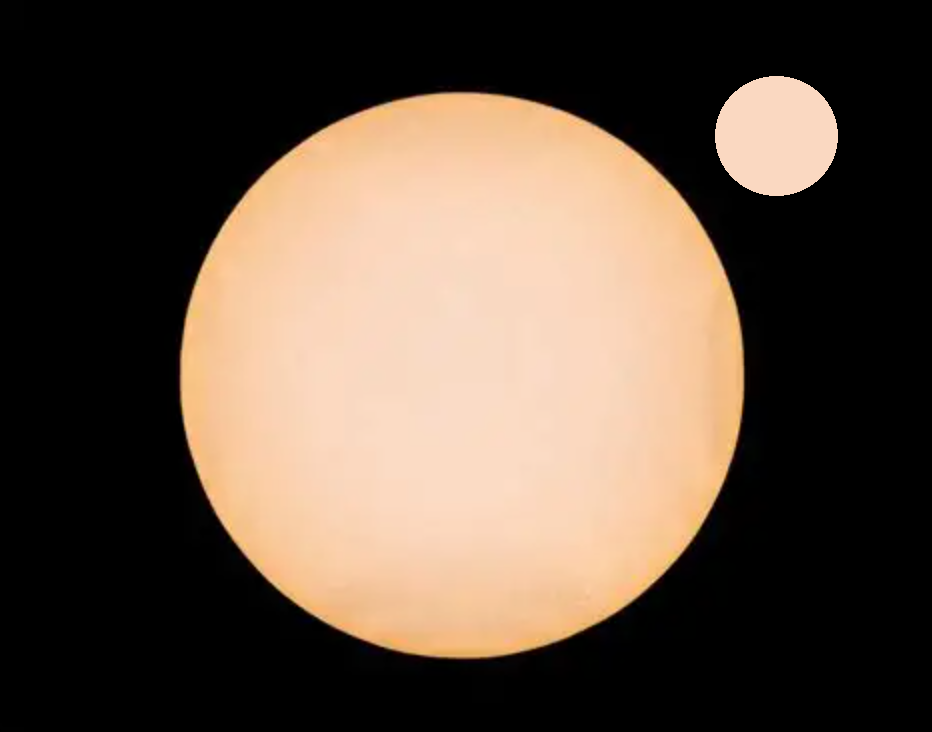
//> input picture Test0.png, 932 x 732 px
$ ./CB_detect Test0.png   (built with g++ and OpenCV 4)
//> lines starting //> are read from the running program, lines starting //| are printed output that depends on the picture; after the words box and inside, x2 and y2 are one past the last pixel; in counts of white or black regions, pixels touching at a corner belong together
#include <opencv2/opencv.hpp>
#include <iostream>
#include <chrono>

int main(int argc, char** argv) {
    if (argc < 2) {
        std::cerr << "Usage: ./sun_detect <image_path>\n";
        return 1;
    }

    int mode;
    std::cout << "Select mode:\n";
    std::cout << "[1] Detect and exit (no display, for timing)\n";
    std::cout << "[2] Detect and display result\n";
    std::cout << "Choice: ";
    std::cin >> mode;
//> the answer given: 2

    if (mode != 1 && mode != 2) {
        std::cerr << "Invalid mode selected\n";
        return 1;
    }

    // load image
    cv::Mat img = cv::imread(argv[1], cv::IMREAD_GRAYSCALE);
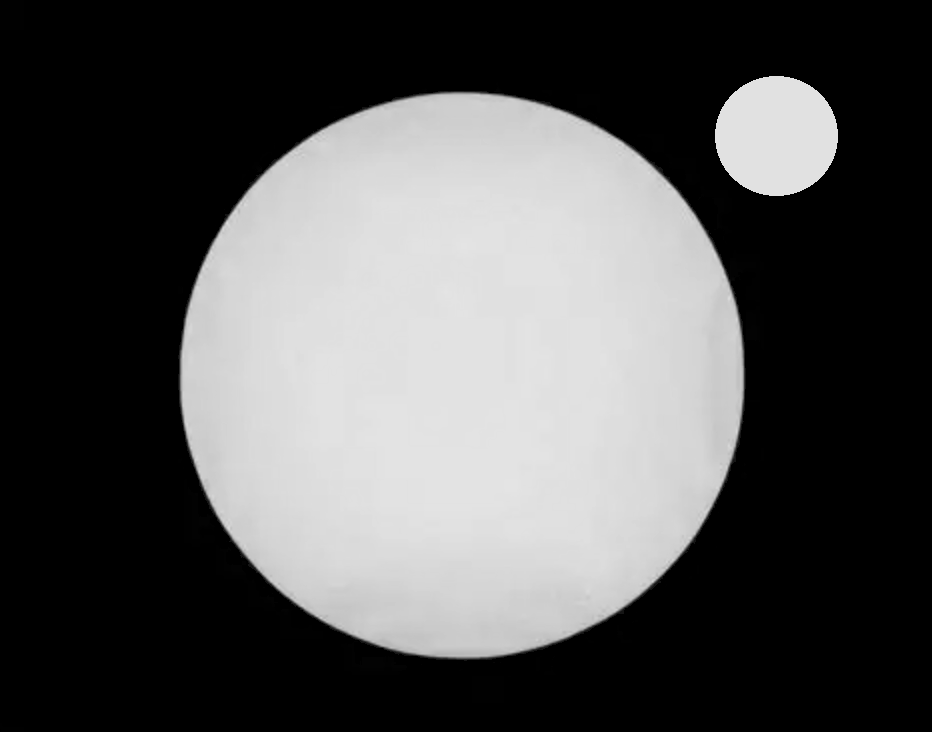
//> img: 732 rows x 932 cols, CV_8UC1; min 0, max 228, mean 83.6
    if (img.empty()) {
        std::cerr << "Failed to load image\n";
        return 1;
    }

    // start performance timer
    auto start = std::chrono::high_resolution_clock::now();

    // find contours
    std::vector<std::vector<cv::Point>> contours;
    cv::findContours(img, contours, cv::RETR_EXTERNAL,
                    cv::CHAIN_APPROX_SIMPLE);
//> contours = 80 contours, 59 with area under 20; largest, box (x1, y1, x2, y2) and area: (178, 91, 764, 661) 255892, (715, 76, 838, 196) 11421, (216, 545, 323, 639) 1518, (341, 641, 407, 675) 964, (472, 676, 504, 703) 806

    // find largest contour
    size_t idx = 0;
    double maxArea = 0.0;
    for (size_t i = 0; i < contours.size(); ++i) {
        double a = cv::contourArea(contours[i]);
        if (a > maxArea) {
            maxArea = a;
            idx = i;
        }
    }
//> this loop made 80 passes
//> (a, maxArea) on passes 1, 3, 14, 32, 75: (95.5, 95.5), (806, 806), (964.5, 964.5), (1518.5, 1518.5), (255892.5, 255892.5)
//> a on passes 2, 4, 5, 6, 7, 8: 0, 1, 30, 0, 0, 0
//> after the loop, maxArea = 255892.5; idx = 74

    // centroid via moments
    cv::Moments m = cv::moments(contours[idx]);
//> m = moments, m00 255892.5, centre m10/m00, m01/m00 = (461.8, 375.1)
    cv::Point2f center(m.m10 / m.m00, m.m01 / m.m00);
//> center = Point(461.8, 375.1)

    // end performance timer
    auto end = std::chrono::high_resolution_clock::now();
    std::chrono::duration<double, std::milli> processingTime = end - start;

    std::cout << "Processing time: " << processingTime.count() << " ms\n";
    std::cout << "Sun center: (" << center.x << ", " << center.y << ")\n";
//| Sun center: (461.795, 375.08)

    // mode 1: display summary
    if (mode == 1) {
        return 0;
    }

    // mode 2: display result img
    cv::Mat output;
    cv::cvtColor(img, output, cv::COLOR_GRAY2BGR);

    cv::drawMarker(output, center, cv::Scalar(0, 255, 0), cv::MARKER_CROSS, 1000, 2);
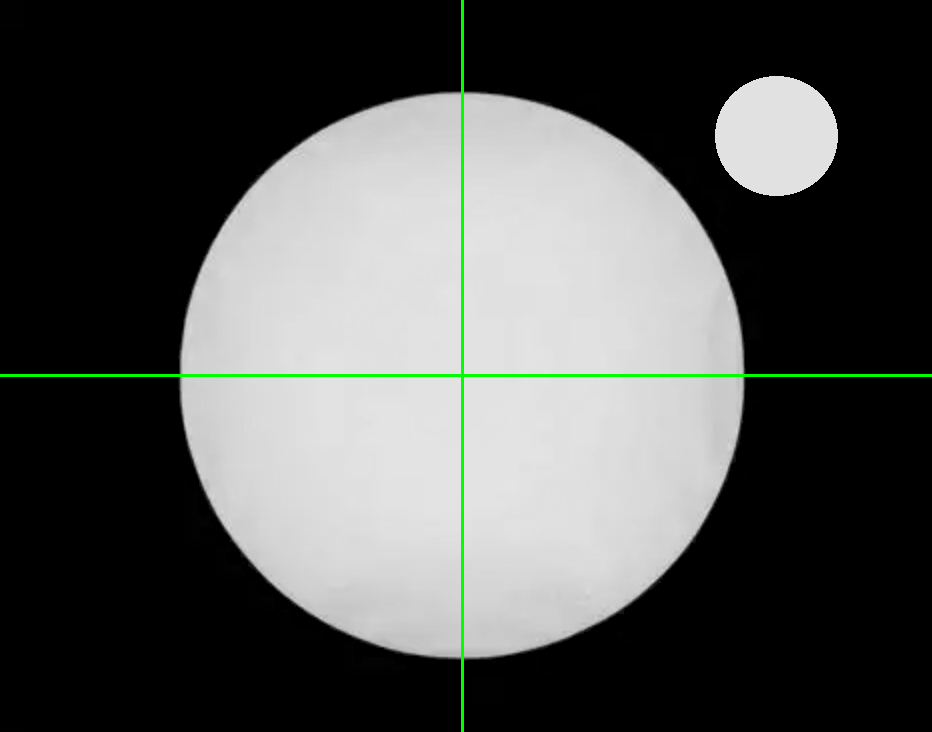
//> output: 732 rows x 932 cols, CV_8UC3; mean B, G, R 82.5, 84.4, 82.5
    cv::circle(output, center, 5, cv::Scalar(255, 0, 0), -1);
//> output: 732 rows x 932 cols, CV_8UC3; 81 pixels changed, all inside (x1, y1, x2, y2) = (457, 370, 468, 381)

    cv::imshow("Sun Detection (CBD)", output);
    cv::waitKey(0);

    return 0;
}

$ run again, on Test2.png
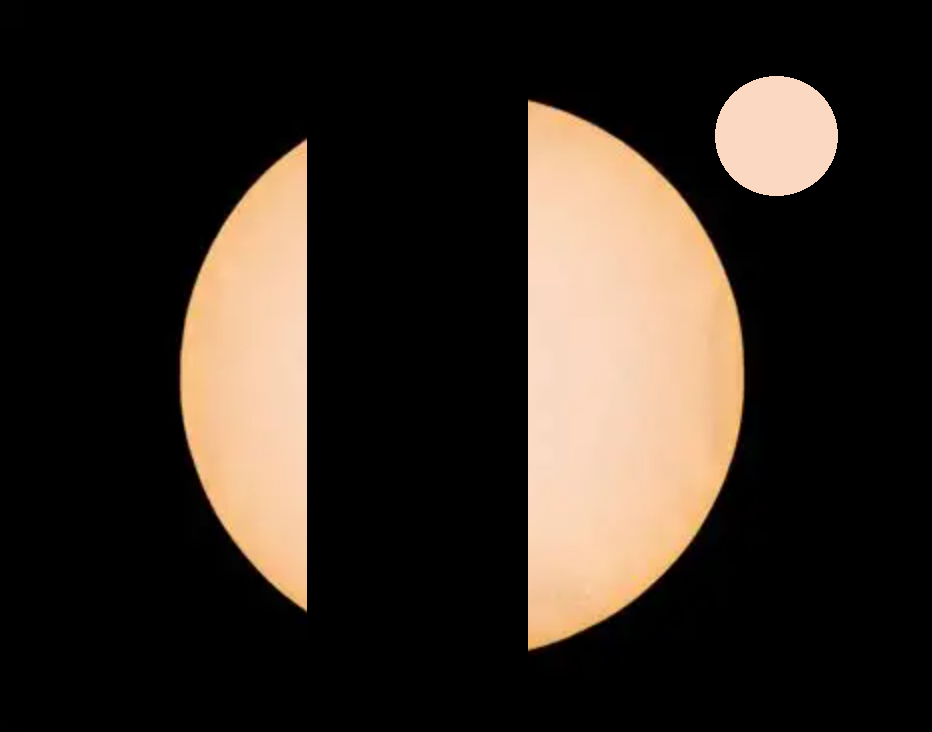
//> input picture Test2.png, 932 x 732 px
//> `cv::Mat img = cv::imread(argv[1], cv::IMREAD_GRAYSCALE);`:
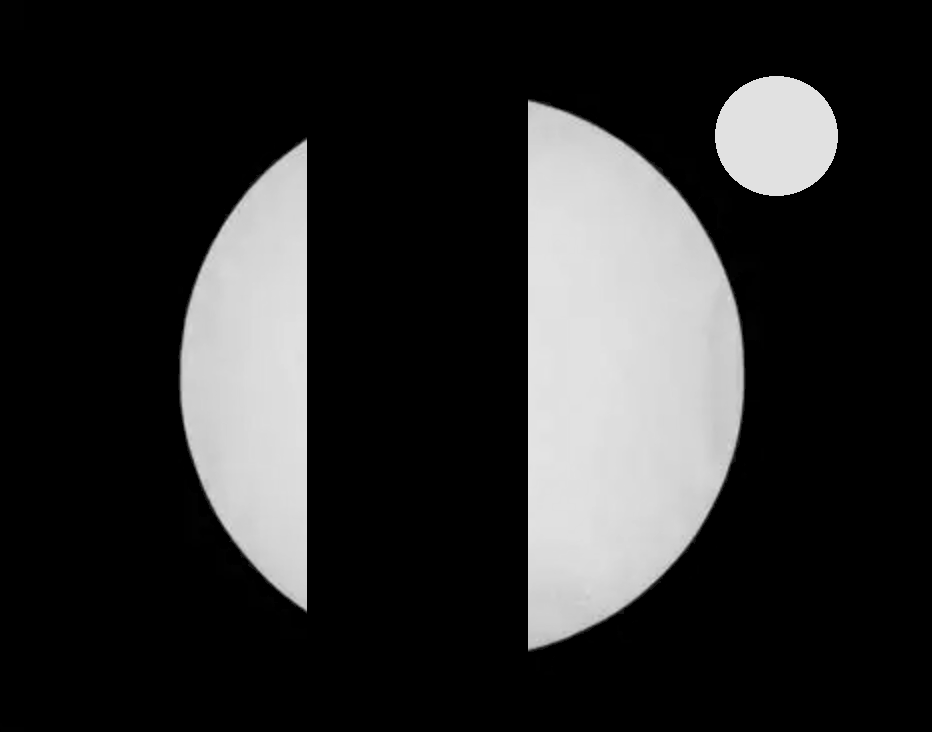
//> img: 732 rows x 932 cols, CV_8UC1; min 0, max 227, mean 45.1
//> contours = 66 contours, 47 with area under 20; largest, box (x1, y1, x2, y2) and area: (528, 99, 764, 652) 90620, (178, 137, 307, 614) 43962, (715, 76, 838, 196) 11421, (216, 545, 307, 639) 1382, (0, 0, 24, 30) 667
//> the loop `for (size_t i = 0; i < contours.size(); ++i)` made 66 passes
//> (a, maxArea) on passes 1, 23, 55, 60: (95.5, 95.5), (1381.5, 1381.5), (43962, 43962), (90619.5, 90619.5)
//> after the loop `for (size_t i = 0; i < contours.size(); ++i)`: maxArea = 90619.5; idx = 59
//> m = moments, m00 90619.5, centre m10/m00, m01/m00 = (620, 373.7)
//> center = Point(620, 373.7)
//| Sun center: (620.036, 373.716)
//> `cv::drawMarker(output, center, cv::Scalar(0, 255, 0), cv::MARKER_CROSS..`:
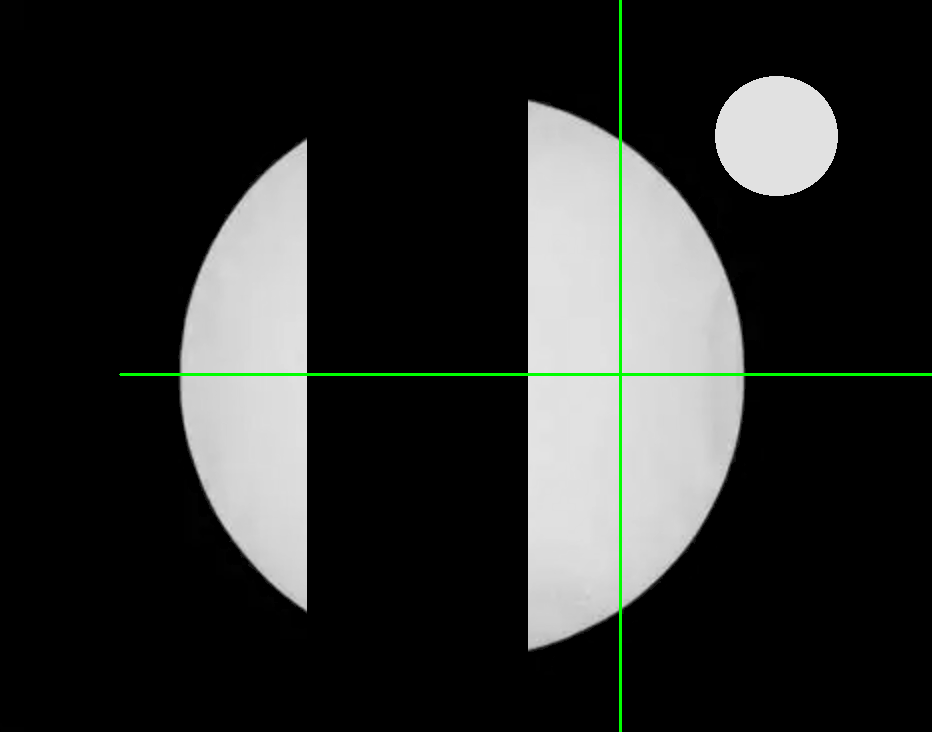
//> output: 732 rows x 932 cols, CV_8UC3; mean B, G, R 44.3, 46, 44.3

$ run again, on Test3.png
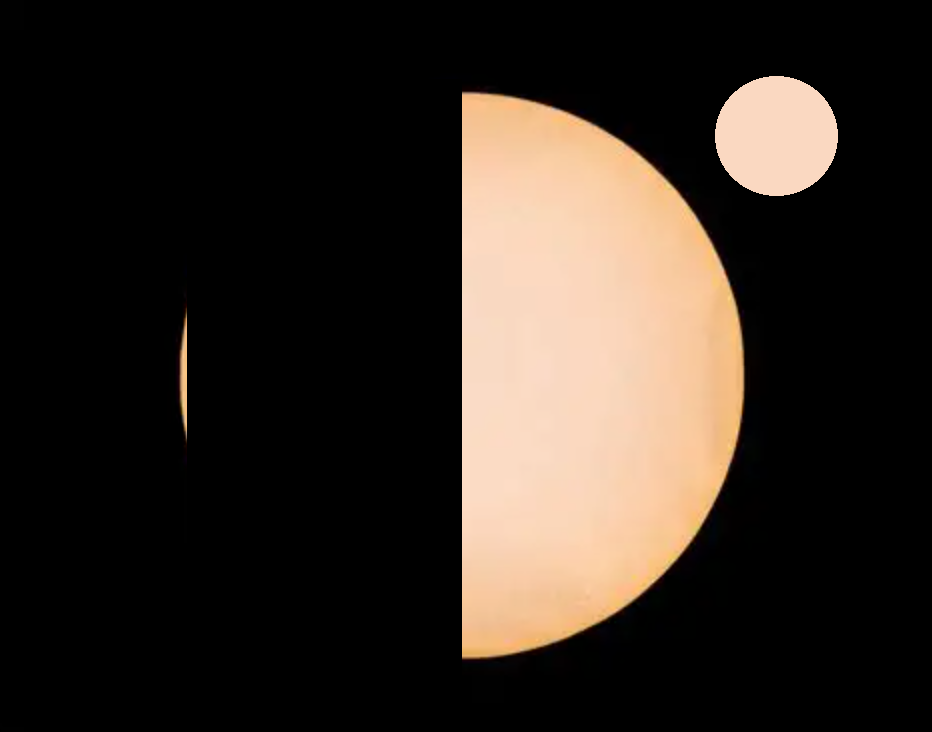
//> input picture Test3.png, 932 x 732 px
//> `cv::Mat img = cv::imread(argv[1], cv::IMREAD_GRAYSCALE);`:
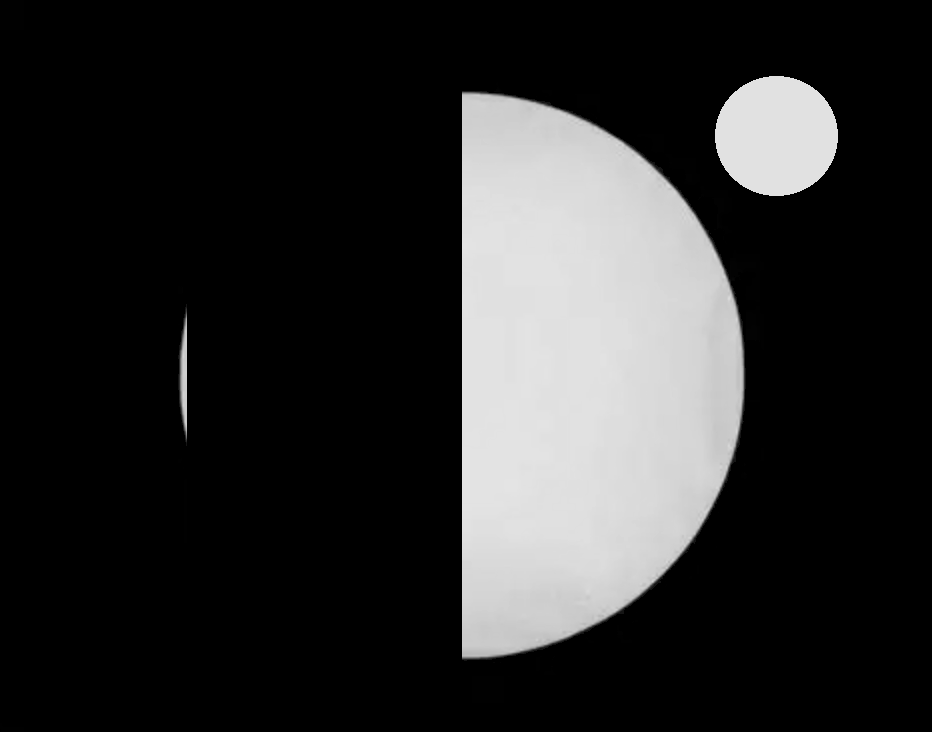
//> img: 732 rows x 932 cols, CV_8UC1; min 0, max 228, mean 44
//> contours = 58 contours, 39 with area under 20; largest, box (x1, y1, x2, y2) and area: (462, 91, 764, 661) 127816, (715, 76, 838, 196) 11421, (472, 676, 504, 703) 806, (178, 304, 187, 446) 711, (0, 0, 24, 30) 667
//> the loop `for (size_t i = 0; i < contours.size(); ++i)` made 58 passes
//> (a, maxArea) on passes 1, 3, 54: (95.5, 95.5), (806, 806), (127816.5, 127816.5)
//> after the loop `for (size_t i = 0; i < contours.size(); ++i)`: maxArea = 127816.5; idx = 53
//> m = moments, m00 127816.5, centre m10/m00, m01/m00 = (583.6, 374.1)
//> center = Point(583.6, 374.1)
//| Sun center: (583.604, 374.123)
//> `cv::drawMarker(output, center, cv::Scalar(0, 255, 0), cv::MARKER_CROSS..`:
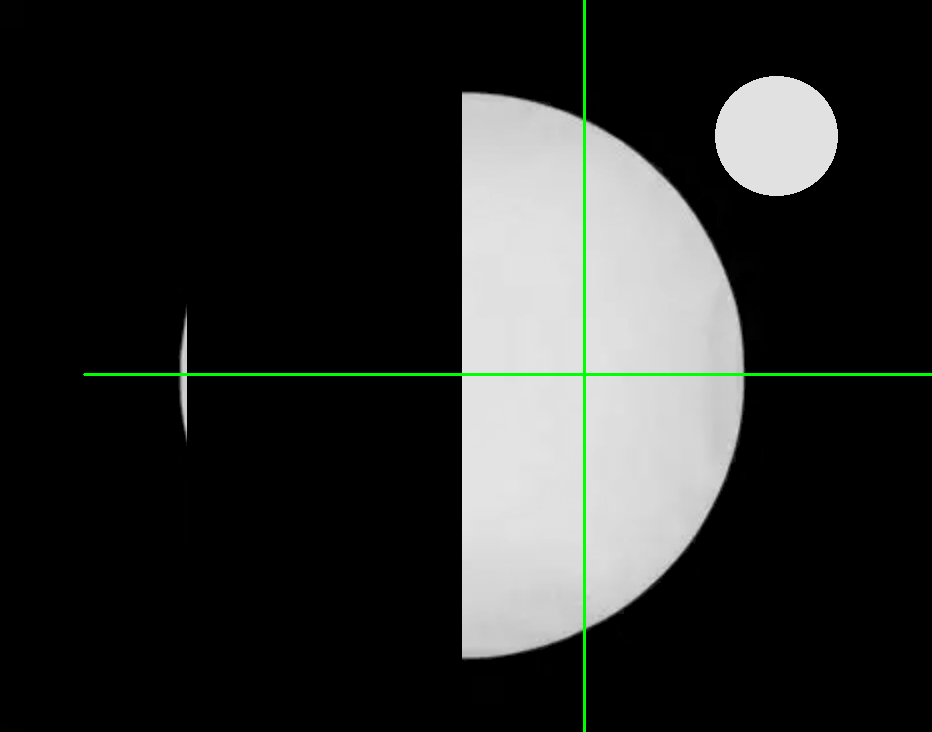
//> output: 732 rows x 932 cols, CV_8UC3; mean B, G, R 43.2, 45, 43.2
